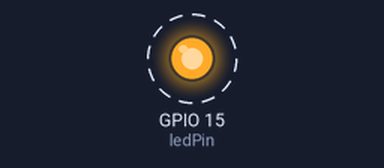
Simulated run of this program. Board: ESP32-C6. Shown: output pins drawn as LEDs (lit = HIGH). Dashed ring = blinking.

Above: at 0.2 s.
Timing chart, 0 to 3.5 s (numbered marks = the images above):
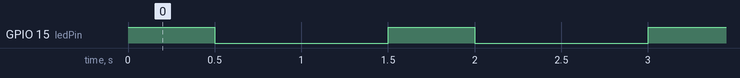

The program:

main.cpp
```cpp
// Blink an external LED on D1, or the on-board yellow LED on D15
// VITAL: Pin D8 must be pulled up to 3v3 via a 10K resistor, otherwise D8
// floats and causes debugging to fail.
// To start debugging first upload the code then click the debug icon, in the
// left bar, and select PIO Debug (without uploading).  The normal F5 can also
// be used but takes longer to launch.

// ================================================================================
// HARDWARE REFERENCE: XIAO ESP32-C6 PIN SAFETY MATRIX
// ================================================================================
// ID: C6_PIN_SAFETY_001
// DATE: 05 Feb 2026
// SOURCE: SCHEMATIC V1.0 (260114)

// SAFE (Digital I/O):
// - D0 (GPIO0)
// - D1 (GPIO1) [Verified]
// - D2 (GPIO2)
// - D6 (GPIO7)
// - D7 (GPIO6)

// RESTRICTED (SDIO BUS):
// - D3, D4, D5, D10 (GPIO18-23)

// SYSTEM RESTRICTED (DO NOT USE):
// - GPIO8/9: Boot Strapping / JTAG Logic.
// - GPIO14:  RF Switch (Wi-Fi Antenna Control).
// - GPIO15:  Internal LED conflict / Strapping.
// ================================================================================

#include <Arduino.h>

// int ledPin = 1; // External LED
int ledPin = 15; // On-board LED
int onDelay = 500;
int offDelay = 1000;
int32_t counter = 0;

void setup() { pinMode(ledPin, OUTPUT); }

void loop()
{
    digitalWrite(ledPin, HIGH);
    delay(onDelay);
    digitalWrite(ledPin, LOW);
    delay(offDelay);

    counter++;
}
```

Measured:
- by itself, GPIO 15 (ledPin): alternates HIGH for 0.50 s and LOW for 1.0 s
